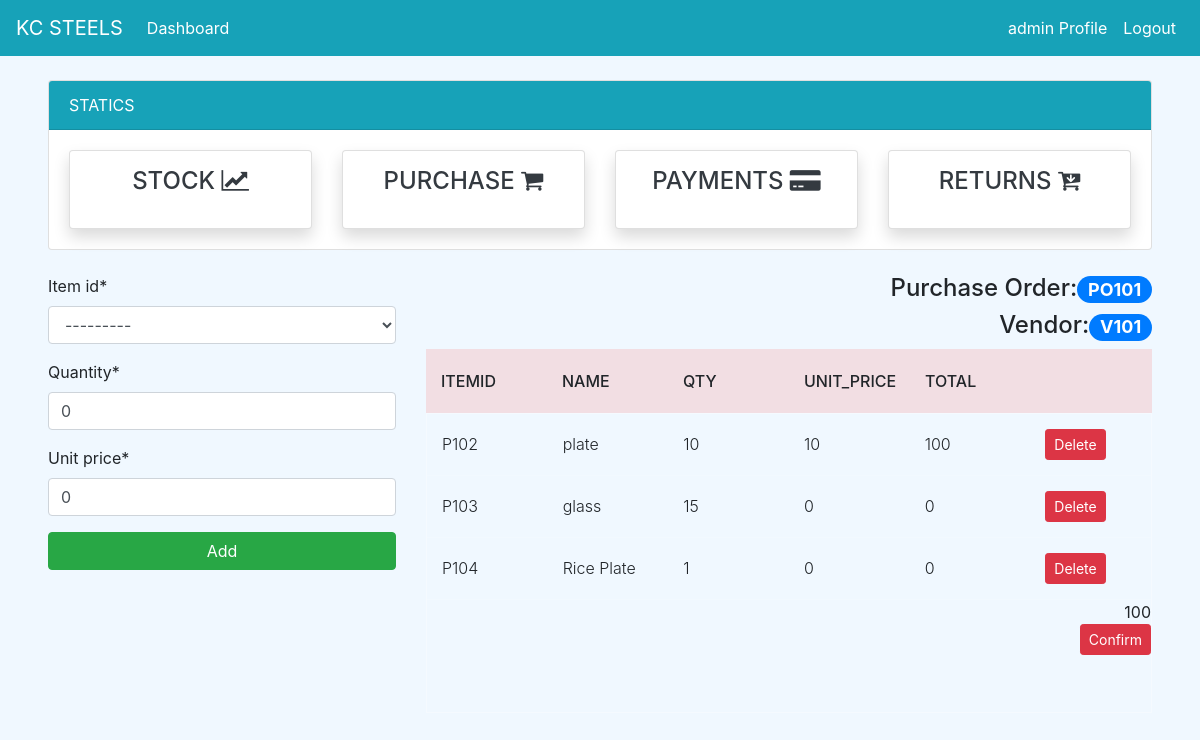
The app's page /purchase/add/PO101 (signed in), older data.
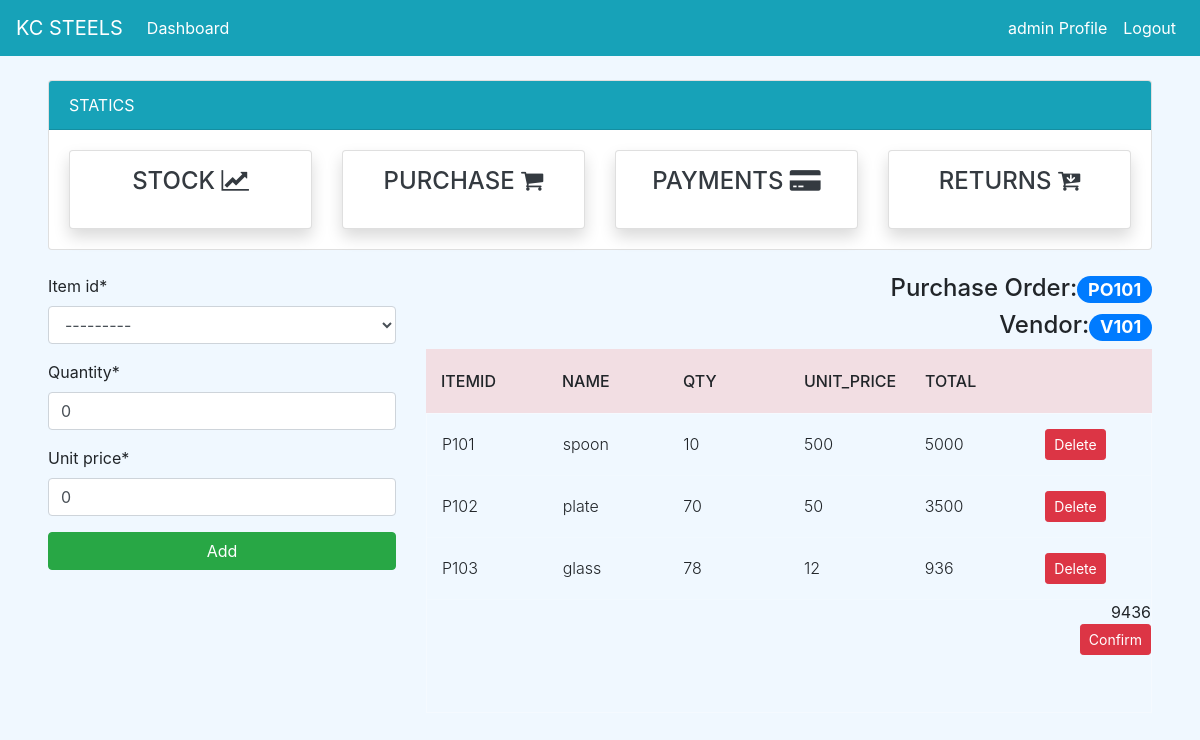
The same page, newer data.
### dashboard/models.py (models this page shows, shortened)
class PurchaseOrder(models.Model):
    date = models.DateTimeField(auto_now_add=True)
    po_no = models.IntegerField(null=True)
    po_number = models.CharField(max_length=100, null=True, unique=True)
    vendor_id = models.ForeignKey(Vendor, on_delete=models.CASCADE,null=True)
    gross_amount = models.PositiveIntegerField(null=True)
    discount = models.PositiveIntegerField(null=True)
    net_amount = models.PositiveIntegerField(null=True)
    def __str__(self):
            return self.po_number

class PurchasedItems(models.Model):
    po_number = models.ForeignKey(PurchaseOrder, on_delete=models.CASCADE,null=True)
    vendor_id = models.ForeignKey(Vendor, on_delete=models.CASCADE,null=True)
    item_id = models.ForeignKey(Item, on_delete=models.CASCADE,null=True)
    item_name = models.CharField(max_length=100, null=True)
    quantity = models.PositiveIntegerField(null=True, default=0)
    unit_price = models.PositiveIntegerField(null=True, default=0)
    total_amt = models.PositiveIntegerField(null=True)
    @property
    def item_name(self):
        return self.item_id.name

class Item(models.Model):
        item_no = models.IntegerField(null=True)
        item_id = models.CharField(max_length=10,null=True)
        name = models.CharField(max_length=100, null=True, blank=False)
        unit_price = models.PositiveBigIntegerField(null=True,blank=True)
        qty_available = models.PositiveIntegerField(null=True, default=0)
        qty_sold = models.PositiveIntegerField(null=True, default=0)
        qty_purchased = models.PositiveIntegerField(null=True, default=0)
        status = models.BooleanField(default=False)
        def __str__(self):
            return self.item_id

### dashboard/views.py (the view)
# urls.py: path('purchase/add/<po_number>',views.purchase_add,name='purchase_add'),
@login_required
def purchase_add(request, po_number):
    vendors = Vendor.objects.all()
    items = Item.objects.all()
    purchase_orders = PurchaseOrder.objects.all()
    current_po_number = purchase_orders.values('po_number').filter(po_number=po_number)[0]['po_number']
    current_vendor_id = purchase_orders.values('vendor_id').filter(po_number=po_number)[0]['vendor_id']
    current_vendor_id1 = vendors.values('vendor_id').filter(id=current_vendor_id)[0]['vendor_id']
    purchase_orders = PurchaseOrder.objects.all()
    purchased_items = PurchasedItems.objects.all()
    current_po_number_view = purchase_orders.values('id').filter(po_number=po_number)[0]['id']
    purchase_order_individals = PurchasedItems.objects.filter(po_number_id=current_po_number_view)
    total_amt = 0
    _id = PurchaseOrder.objects.get(po_number=po_number).id
    for each in PurchasedItems.objects.filter(po_number__id=_id):
        total_amt += each.total_amt
    if request.method == "POST":
        form = PurchasedItemForm(request.POST)
        i_id=request.POST['item_id']
        current_item_id = items.values('item_id').filter(id=i_id)[0]['item_id']
        qty=int(request.POST['quantity'])
        uprice=int(request.POST['unit_price'])
        g_amount = request.POST.get('g_amount')
        record = Item.objects.get(id=i_id)
        print("sdsd", i_id)
        record.qty_purchased = record.qty_purchased + qty
        if form.is_valid():
            PurchasedItems(po_number=purchase_orders.get(po_number=current_po_number),item_id=items.get(item_id=current_item_id),vendor_id=vendors.get(id=current_vendor_id),quantity=qty,unit_price=uprice).save()
            record.save()
            return redirect('purchase_add', po_number)
    else:
        form = PurchasedItemForm
    context = {
        'vendors': vendors,
        'items' : items,
        'purchased_items' : purchased_items,
        'form' : form,
        'purchase_orders':purchase_orders,
        'current_po_number' : current_po_number,
        'current_vendor_id1':current_vendor_id1,
        'purchase_order_individals':purchase_order_individals,
        'total_amt':  total_amt,
    }
    return render(request, 'purchase/purchase_add.html',context)

### templates/purchase/purchase_add.html (shortened to what this page needs)
{% extends 'partial/base.html' %}
{% load crispy_forms_tags %}
{% block content %}
{% include 'partial/topnav_staff.html'%}
<div class="mx-5">
	<div class="row my-4">
        <div class="col-md-4">
			<form method="post">
				{{form|crispy}}
				<input class="btn btn-success btn-block" data-backdrop="static" type="submit" value="Add">
			</form>
		</div>
		<div class="col-md-8">
      <div class="text-right">
        <h4>Purchase Order:<span class="badge badge-pill badge-primary">{{current_po_number}}</span></h4>
        <h4>Vendor:<span class="badge badge-pill badge-primary">{{current_vendor_id1}}</span></h4>
      </div>
			<div class="tbl-header">
				<table cellpadding="0" cellspacing="0" border="0">
				  <thead>
					<tr>
					  <th scope="col">ItemID</th>
					  <th scope="col">Name</th>
					  <th scope="col">Qty</th>
					  <th scope="col">Unit_Price</th>
					  <th scope="col">Total</th>
					  <th scope="col"></th>
					</tr>
				  </thead>
				</table>
			  </div>
			  <div class="tbl-content">
				<table cellpadding="0" cellspacing="0" border="0">
				  <tbody>
					{% for purchase_order_individal in purchase_order_individals %}
					<tr>
					  <td>{{ purchase_order_individal.item_id }}</td>
					  <td>{{ purchase_order_individal.item_name }}</td>
					  <td>{{ purchase_order_individal.quantity }}</td>
					  <td>{{ purchase_order_individal.unit_price }}</td>
					  <td>{{ purchase_order_individal.total_amt }}</td>
					  <td scope="row"><a class="btn btn-danger btn-sm" href="{% url 'purchaseditem_delete'  purchase_order_individal.po_number purchase_order_individal.id %}">Delete</a></td>
					</tr>
					{% endfor %}
				  </tbody>
				</table>
				<div class="text-right">
					<span>{{total_amt}}</span><br />
					<a class="btn btn-danger btn-sm" href="{% url 'purchase_add_confirm' current_po_number %}">Confirm</a>
				</div>
			  </div>
		</div>
	</div>
</div>
{% endblock %}

Row changes from the older to the newer data that the page shows:
removed PurchasedItems: item_id "P102", item_name "plate", quantity "10", unit_price "10", total_amt "100"
removed PurchasedItems: item_id "P103", item_name "glass", quantity "15", unit_price "0", total_amt "0"
removed PurchasedItems: item_id "P104", item_name "Rice Plate", quantity "1", unit_price "0", total_amt "0"
added PurchasedItems: item_id "P101", item_name "spoon", quantity "10", unit_price "500", total_amt "5000"
added PurchasedItems: item_id "P102", item_name "plate", quantity "70", unit_price "50", total_amt "3500"
added PurchasedItems: item_id "P103", item_name "glass", quantity "78", unit_price "12", total_amt "936"
Text that changed along with them:
{{ total_amt }}: "100" → "9436"
